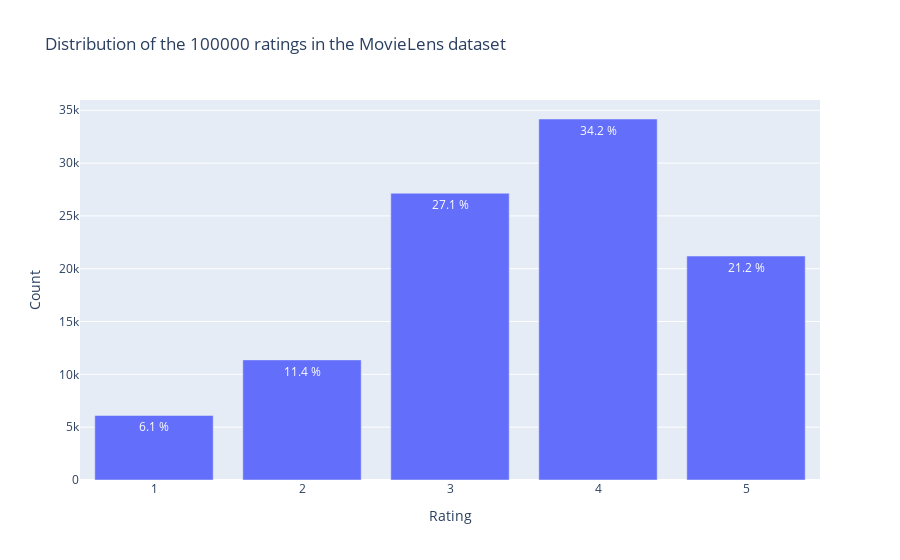

The notebook cell this image was saved under:
### Markdown cell above
# Exploratory Data Analysis (EDA)

As to better understand the data we're working with, EDA will be performed. This will include distribution of the ratings and the user's ratings.

### Code cell
#Much of the plottings that follows it borrowed and modified from:
#https://github.com/divensambhwani/MovieLens-100K_Recommender-System/blob/master/MovieLens-100K-Recommeder%20System-SVD.ipynb

#Plot the distribution of the ratings in the dataset
from plotly.offline import iplot
import plotly.graph_objs as go

data = df['rating'].value_counts()#.sort_index(ascending=False)
print(data)

trace = go.Bar(x = data.index,
               text = ['{:.1f} %'.format(val) for val in (data.values / df.shape[0] * 100)],
               textposition = 'auto',
               y = data.values,
               )


# Create layout
layout = dict(title = 'Distribution of the {} ratings in the MovieLens dataset'.format(df.shape[0]),
              xaxis = dict(title = 'Rating'),
              yaxis = dict(title = 'Count'))
# Create plot
fig = go.Figure(data=[trace], layout=layout)
iplot(fig)

### Figure 1 — Plotly figure (JSON) as saved in the notebook; plotly's stock layout.template omitted (floating-point values rounded to 4 significant figures)
{"data": [{"text": ["34.2 %", "27.1 %", "21.2 %", "11.4 %", "6.1 %"], "textposition": "auto", "type": "bar", "x": [4, 3, 5, 2, 1], "y": [34174, 27145, 21201, 11370, 6110]}], "layout": {"title": {"text": "Distribution of the 100000 ratings in the MovieLens dataset"}, "xaxis": {"title": {"text": "Rating"}}, "yaxis": {"title": {"text": "Count"}}}}
